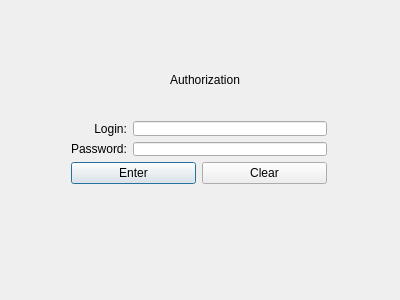
<?xml version="1.0" encoding="UTF-8"?>
<ui version="4.0">
 <class>Dialog</class>
 <widget class="QDialog" name="Dialog">
  <property name="geometry">
   <rect>
    <x>0</x>
    <y>0</y>
    <width>400</width>
    <height>300</height>
   </rect>
  </property>
  <property name="windowTitle">
   <string>Dialog</string>
  </property>
  <widget class="QWidget" name="layoutWidget_2">
   <property name="geometry">
    <rect>
     <x>60</x>
     <y>110</y>
     <width>278</width>
     <height>85</height>
    </rect>
   </property>
   <layout class="QVBoxLayout" name="verticalLayout_3">
    <item>
     <layout class="QVBoxLayout" name="verticalLayout_4">
      <item>
       <layout class="QHBoxLayout" name="horizontalLayout_4">
        <item>
         <widget class="QLabel" name="login">
          <property name="text">
           <string>       Login:</string>
          </property>
         </widget>
        </item>
        <item>
         <widget class="QLineEdit" name="loginTxt"/>
        </item>
       </layout>
      </item>
      <item>
       <layout class="QHBoxLayout" name="horizontalLayout_5">
        <item>
         <widget class="QLabel" name="password">
          <property name="text">
           <string>Password:</string>
          </property>
         </widget>
        </item>
        <item>
         <widget class="QLineEdit" name="passwordTxt">
          <property name="echoMode">
           <enum>QLineEdit::Password</enum>
          </property>
         </widget>
        </item>
       </layout>
      </item>
     </layout>
    </item>
    <item>
     <layout class="QHBoxLayout" name="horizontalLayout_6">
      <item>
       <widget class="QPushButton" name="enterBtn">
        <property name="text">
         <string>Enter</string>
        </property>
       </widget>
      </item>
      <item>
       <widget class="QPushButton" name="clearBtn">
        <property name="text">
         <string>Clear</string>
        </property>
       </widget>
      </item>
     </layout>
    </item>
   </layout>
  </widget>
  <widget class="QLabel" name="label">
   <property name="geometry">
    <rect>
     <x>170</x>
     <y>70</y>
     <width>71</width>
     <height>20</height>
    </rect>
   </property>
   <property name="text">
    <string>Authorization</string>
   </property>
  </widget>
 </widget>
 <layoutdefault spacing="6" margin="11"/>
 <resources/>
 <connections/>
</ui>
